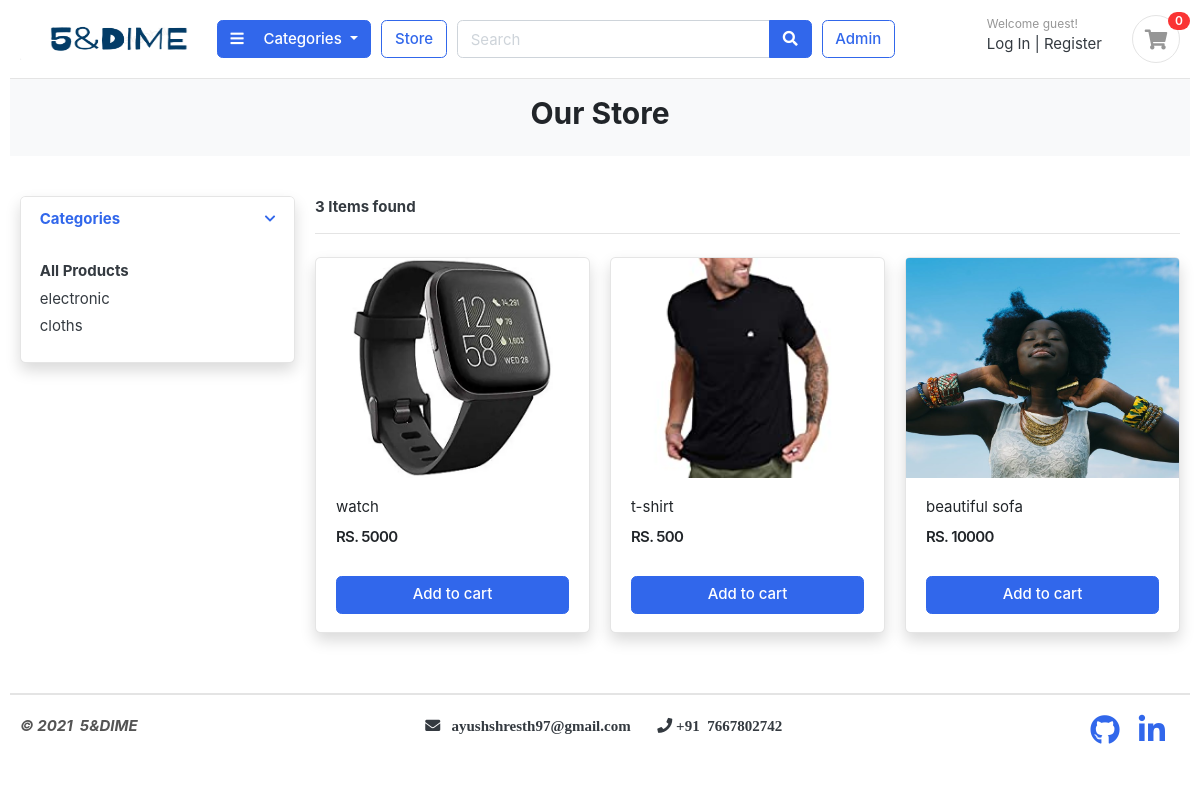
/store/, run on the app's committed database.
### categories/models.py (models this page shows, shortened)
class Categories(models.Model):
    categories_name = models.CharField(max_length=50, unique=True)
    slug = models.SlugField(max_length=100, unique=True)
    categories_desc = models.TextField(max_length=300, blank=True)
    categories_img = models.ImageField(upload_to ='photos/categories', blank=True)
    created_date = models.DateTimeField(auto_now=True)
    class Meta:
        verbose_name='Categories'
        verbose_name_plural='Categories'
    def get_url(self):
        return(reverse('product_by_categories', args=[self.slug] ))

### store/models.py (models this page shows, shortened)
class Products(models.Model):
    product_name = models.CharField(max_length=100, unique=True)
    slug = models.SlugField(max_length=100, unique=True)
    description = models.TextField(max_length=3000, blank=True)
    price = models.IntegerField()
    image = models.ImageField(upload_to="photos/product")
    stock = models.IntegerField()
    available = models.BooleanField(default=True)
    categories = models.ForeignKey(Categories, on_delete=models.CASCADE)
    created_date = models.DateTimeField(auto_now_add=True)
    modified_date = models.DateTimeField(auto_now=True)
    class Meta:
        verbose_name = "Products"
        verbose_name_plural = "Products"
    def get_url(self):
        return reverse("product_detail", args=[self.categories.slug, self.slug, ])

### store/views.py (the view)
# urls.py: path('store/', include('store.urls')),
def store(request, categories_slug=None):
    category1 = None
    product = None
    if (categories_slug != None):
        category1 = get_object_or_404(Categories, slug=categories_slug)
        product = Products.objects.filter(categories=category1, available=True)
        product_count = product.count()
    else:
        product = Products.objects.all().filter(available=True)
        product_count = product.count()
    param = {
        'products': product,
        'count': product_count,
    }
    return render(request, 'store.html', param)

### cart/context_processors.py (called while the page is built)
def counter(request):
    if 'admin' in request.path:
        return{}
    else:
        try:
            cart_count=0
            cart = Cart.objects.filter(cart_id=_cart_id(request))
            cart_items = CartItem.objects.all().filter(cart=cart[:1])
            for cartItem in cart_items:
                cart_count += cartItem.quantity
        except Cart.DoesNotExist:
            cart_count=0
    return {"cart_count":cart_count}

### cart/views.py (called while the page is built)
def _cart_id(request):
    cart_data = request.session.session_key
    if not cart_data:
        cart_data = request.session.create()
    return cart_data

### categories/context_processors.py (called while the page is built)
def menu_links(request):
    link = Categories.objects.all()
    return dict(links=link)

### templates/store.html (shortened to what this page needs)
{% extends 'base.html' %} {% load static %} {% block content %}
<section class="p-3 bg">
  <div class="container">
    <h2 class="title-page" style="text-align: center">Our Store</h2>
  </div>
</section>
<section class="section-content padding-y">
  <div class="container">
    <div class="row">
      <aside class="col-md-3">
        <div class="card shadow">
          <article class="filter-group">
            <header class="card-header">
              <a href="#">
                <i class="icon-control fa fa-chevron-down"></i>
                <h6 class="title">Categories</h6>
              </a>
            </header>
            <div class="filter-content collapse show" id="collapse_1" style="">
              <div class="card-body">
                <ul class="list-menu">
                  <li>
                    <b><a href="{% url 'store' %}">All Products</a></b>
                  </li>
                  {% for category in links %}
                  <li>
                    <a href="{{category.get_url}}"
                      >{{category.categories_name}}
                    </a>
                  </li>
                  {% endfor %}
                </ul>
              </div>
            </div>
          </article>
        </div>
      </aside>
      {% if count %}
      <main class="col-md-9">
        <header class="border-bottom mb-4 pb-3">
          <div class="form-inline">
            <span class="mr-md-auto"><b>{{count}} Items found </b></span>
          </div>
        </header>
        <div class="row">
          {% for product in products %}
          <div class="col-md-4">
            <figure class="card card-product-grid shadow" id="hover_effect">
              <div class="img-wrap">
                <a href="{{product.get_url}}">
                  <img src="{{product.image.url}}" />
                </a>
              </div>
              <figcaption class="info-wrap">
                <div class="fix-height">
                  <a href="{{product.get_url}}" class="title"
                    >{{product.product_name}}</a
                  >
                  <div class="price-wrap mt-2">
                    <span class="price">RS.&nbsp;{{product.price}}</span>
                  </div>
                </div>
                {% if product.stock %}
                <a
                  href="{% url 'add_cart' product.id %}"
                  class="btn btn-block btn-primary"
                  >Add to cart
                </a>
                {% else %}
                <div class="text-center">Out Of Stock</div>
                {% endif %}
              </figcaption>
            </figure>
          </div>
          {% endfor %}
        </div>
        {% endif %}
      </main>
    </div>
  </div>
</section>
{% endblock content %}

### static/css/ui.css (style rules this page uses)
html { font-family: "Inter", sans-serif; font-size: 15px; }
.img-wrap { text-align: center; display: block; }
.img-wrap img { max-width: 100%; }
.price-wrap { letter-spacing: -0.7px; }
.padding-y { padding-top: 40px; padding-bottom: 40px; }
figure { margin-bottom: 0; }
article:after, .form-group:after { display: block; clear: both; content: ""; }
.bg { background-color: #f8f9fa; }
.title-page { color: #212529; }
[class*=list-] li:after { visibility: hidden; display: block; content: ""; overflow: hidden; height: 0; clear: both; }
.list-menu { list-style: none; margin: 0; padding-left: 0; }
.list-menu li { margin-bottom: 5px; }
.list-menu a { color: #343a40; }
[class*=card-product] a.title { color: #212529; display: block; }
[class*=card-product] .img-wrap { overflow: hidden; position: relative; }
[class*=card-product] .img-wrap img { height: 100%; max-width: 100%; width: auto; display: inline-block; -o-object-fit: cover; object-fit: cover; }
.card-product-grid { margin-bottom: 20px; }
.card-product-grid .img-wrap { border-radius: 0.2rem 0.2rem 0 0; height: 220px; }
.card-product-grid .info-wrap { overflow: hidden; padding: 18px 20px; }
.card-product-grid .fix-height { height: 80px; overflow: hidden; }
.card .img-wrap { overflow: hidden; }
.price { font-weight: 600; color: #212529; }
.icon-control { margin-top: 5px; float: right; font-size: 80%; }
.card-header .title { margin-bottom: 0; line-height: 1.5; }
.filter-group { border-bottom: 1px solid #e4e4e4; }
.filter-group .card-header { border-bottom: 0; }
.filter-group:last-child { border-bottom: 0; }

### data on the page
Categories: categories_name "electronic"
Categories: categories_name "cloths"
Products: image (picture), product_name "watch", price "5000", stock "Add to cart"
Products: image (picture), product_name "t-shirt", price "500", stock "Add to cart"
Products: image (picture), product_name "beautiful sofa", price "10000", stock "Add to cart"

### other printed values
{{ cart_count }} "0"
{{ count }} "3"
